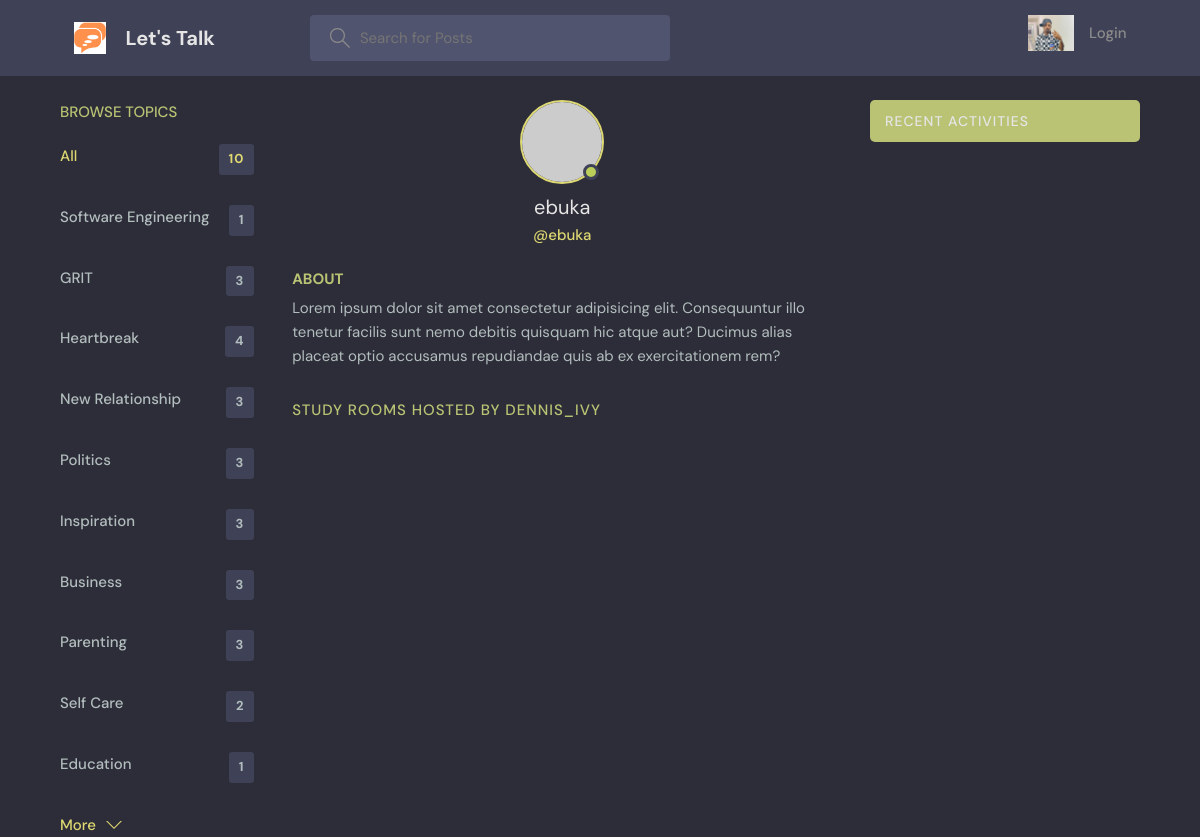
Page /profile/17/ on the earlier database version.
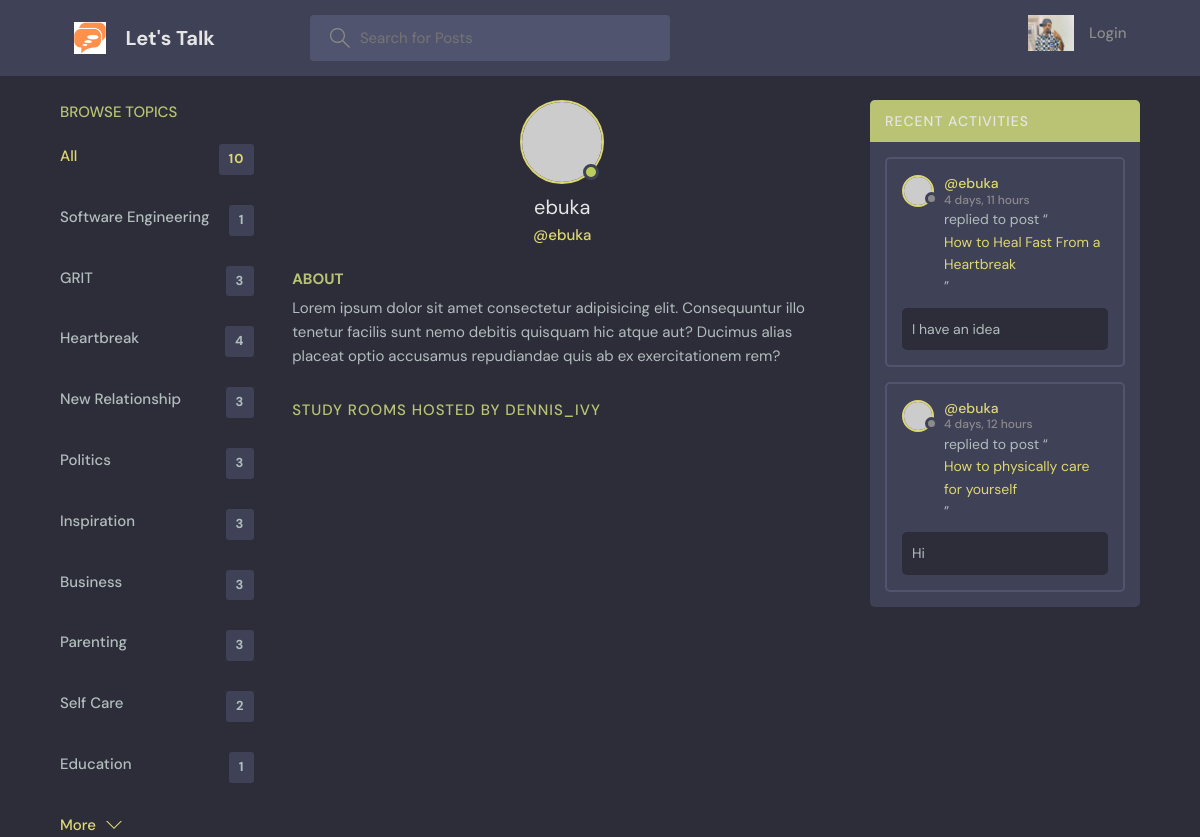
Same page on the later database version.
### NinazHairline/models.py (models this page shows, shortened)
class Topic(models.Model):
    name = models.CharField(max_length=200)

class Message(models.Model):
    user = models.ForeignKey(User, on_delete=models.CASCADE)
    service = models.ForeignKey(Service, on_delete=models.CASCADE)
    body = models.TextField()
    updated = models.DateTimeField(auto_now=True)
    created = models.DateTimeField(auto_now_add=True)
    class Meta:
        ordering = ['-updated', '-created']

class Service(models.Model):
    host = models.ForeignKey(User, on_delete=models.SET_NULL, null=True)
    topic = models.ForeignKey(Topic, on_delete=models.SET_NULL, null=True)
    name = models.CharField(max_length=200)
    description = models.TextField(null=True, blank=True)
    participants = models.ManyToManyField(
        User, related_name='participants', blank=True)
    updated = models.DateTimeField(auto_now=True)
    created = models.DateTimeField(auto_now_add=True)
    class Meta:
        ordering = ['-updated', '-created']
    def __str__(self):
        return self.name

### NinazHairline/views.py (the view)
# urls.py: path('profile/<str:pk>/', views.userProfile, name='user-profile'),
def userProfile(request, pk):
    user = User.objects.get(id=pk)
    services = user.service_set.all()
    service_messages = user.message_set.all()
    topics = Topic.objects.all()
    context = {'user': user, 'services': services,
               'service_messages': service_messages, 'topics': topics}
    return render(request, 'NinazHairline/profile.html', context)

### NinazHairline/Templates/NinazHairline/profile.html (shortened to what this page needs)
{% extends 'NinazHairline/main.html' %}
{% block content %}
<main class="profile-page layout layout--3">
    <div class="container">
      {% include 'NinazHairline/topics_components.html' %}
      <div class="roomList">
        <div class="profile">
          <div class="profile__avatar">
            <div class="avatar avatar--large active">
              <img src="https://randomuser.me/api/portraits/men/11.jpg" />
            </div>
          </div>
          <div class="profile__info">
            <h3>{{user.username}}</h3>
            <p>@{{user.username}}</p>
          </div>
          <div class="profile__about">
            <h3>About</h3>
            <p>
              Lorem ipsum dolor sit amet consectetur adipisicing elit. Consequuntur illo tenetur
              facilis sunt nemo debitis quisquam hic atque aut? Ducimus alias placeat optio
              accusamus repudiandae quis ab ex exercitationem rem?
            </p>
          </div>
        </div>
        <div class="roomList__header">
          <div>
            <h2>Study Rooms Hosted by dennis_ivy</a>
            </h2>
          </div>
        </div>
      </div>
      {% include 'NinazHairline/activity_component.html' %}
    </div>
</main>
{% endblock content %}

### NinazHairline/Templates/NinazHairline/topics_components.html
<div class="topics">
    <div class="topics__header">
        <h2>Browse Topics</h2>
    </div>
    <ul class="topics__list">
        <li>
          <a href="{% url 'home' %}" class="active">All <span>{{topics.count}}</span></a>
        </li>
        {% for topic in topics %}
        <li>
          <a href="{% url 'home'  %}?q={{topic.name}}">{{topic.name}}<span>{{topic.service_set.all.count}}</span></a>
        </li>
        {% endfor %}
    </ul>
    <a class="btn btn--link" href="{% url 'topics' %}">
        More
        <svg version="1.1" xmlns="http://www.w3.org/2000/svg" width="32" height="32" viewBox="0 0 32 32">
          <title>chevron-down</title>
          <path d="M16 21l-13-13h-3l16 16 16-16h-3l-13 13z"></path>
        </svg>
    </a>
  </div>

### NinazHairline/Templates/NinazHairline/activity_component.html (shortened to what this page needs)
<div class="activities">
    <div class="activities__header">
        <h2>Recent Activities</h2>
    </div>
    {% for message in service_messages %}
    <div class="activities__box">
      <div class="activities__boxHeader roomListRoom__header">
          <a href="{% url 'user-profile' message.user.id %}" class="roomListRoom__author">
            <div class="avatar avatar--small">
              <img src="https://randomuser.me/api/portraits/women/11.jpg" />
            </div>
            <p>
              @{{message.user}}
              <span>{{message.created|timesince}}</span>
            </p>
          </a>
      </div>
      <div class="activities__boxContent">
          <p>replied to post “<a href="{% url 'service' message.service.id %}">{{message.service}}</a>”</p>
          <div class="activities__boxRoomContent">
            {{message.body}}
          </div>
      </div>
    </div>
    {% endfor %}
  </div>

Differences in the rows shown:
added Message: user "ebuka", created "4 days, 11 hours", service "How to Heal Fast From a Heartbreak", body "I have an idea"
added Message: user "ebuka", created "4 days, 12 hours", service "How to physically care for yourself", body "Hi"
